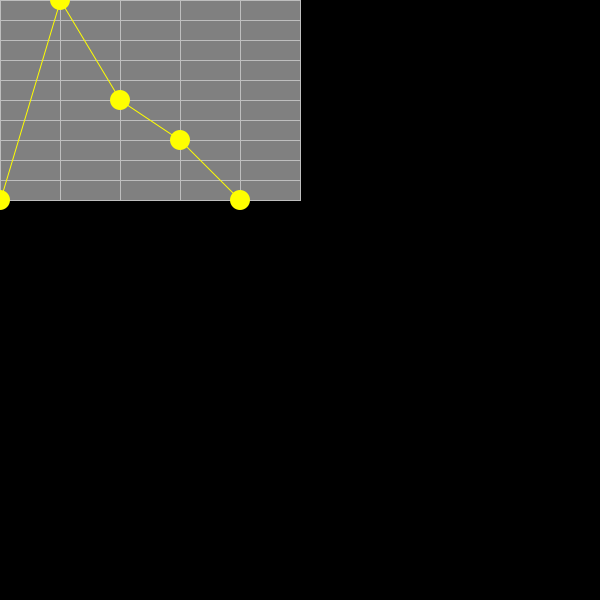
Frame 1 (no input)
Frame 60 (the mouse pressed at the canvas centre just before this capture): identical to frame 1, image omitted
Frame 120 (the mouse held since frame 60 and released just before this capture): identical to frame 1, image omitted

The Processing sketch that drew this single still picture (run headless with seeded random() and noise(); from frame 60 on, the mouse is pressed at the canvas centre):

// Processing sketch: EnvelopeShaperNew
// ── EnvelopeShaperNew.pde
Ball[] balls = new Ball[10];
EnvShaper sup;
void setup(){
  size(600,600);
  sup = new EnvShaper(5,0,0,300,200, 20);
  for(int i = 0; i<10; i++){
  balls[i] = new Ball(i*width/10, height/2, 30);
  }
}


void draw(){
  background(0);
  //for(int i = 0; i< balls.length; i++){
  
  
  //if(i<balls.length-1){
  //  line(balls[i].x, balls[i].y, balls[i+1].x, balls[i+1].y);
    
  //}
  //balls[i].disp(5, -1);
  //}
  sup.disp();
  
}
// ── Ball.pde
class Ball{
  
  float x,y,diam;
  
  Ball(float _x, float _y, float _diam){
    x = _x;
    y = _y;
    diam = _diam;
  }
  
  void disp(float offset, int i, EnvShaper s){
   // printArray(s.selected);
    if(isOver(mouseX, mouseY, offset) && mousePressed && checkOtherSelected(s, i)==false){
      
      s.selected[i] =true;
      
     x = mouseX;
     y = mouseY;
     //boundary check
     if(mouseX > s.w) x = s.w;
     if(mouseX < 0) x =0;
     if(mouseY > s.h) y = s.h;
     if(mouseY < 0) y = 0;
     //println(i);
     if(i != -1){
       if(i!=0){
         if(x - s.vertices[i-1].x <= 1) x = s.vertices[i-1].x+1;
         
       }
      if(i< s.vertices.length-1){
       if(s.vertices[i+1].x - x <= 1) x = s.vertices[i+1].x-1;
      }
     }
     fill(255);
     
    }else{
      fill(255,255,0);
      s.selected[i] = false;
    }
   
    ellipse(x,y,diam,diam);
  }
  
  boolean isOver(float mx, float my, float _offset){
   if (mx > x-diam/2-_offset &&
       mx < x+diam/2+_offset &&
       my > y-diam/2-_offset &&
       my < y+diam/2+_offset)
       {
         return true;
       }else{
         return false;
       }
  }
       
  boolean checkOtherSelected(EnvShaper _s, int _i){
    //if this one is selected no other can be so return false
    if(_s.selected[_i]){
      return false;
    }
    else{
      //check all balls return true if any selected
      for (int j = 0; j < _s.selected.length; j++){
          if(_s.selected[j]) return true;
      }
    //if none are selected return false
    return false;
    }
  }
  
}
  
  
    
// ── SuperClass.pde
class EnvShaper{
  
  Ball[] vertices;
  float x,y,w,h, vDiam;
  int vNum;
  FloatList envDefaults;
  float tSecs = 5;
  float maxSecs = 15;
  float res = 0.5;
  boolean[] selected;
  int selectedIndex;
  float offset = 5;
 
  EnvShaper(int _vNum, float _x, float _y, float _w, float _h, float _vDiam){
    //how much time for default? 5Sec
    envDefaults = new FloatList();
    switch(_vNum){
      case 5: 
        envDefaults.append(0.0);  //start
        envDefaults.append(1.0);  //attack
        envDefaults.append(0.5);  //decay
        envDefaults.append(0.3);  //sustain
        envDefaults.append(0.0);  //release
        break;
      case 4:
        envDefaults.append(0.0);  //start
        envDefaults.append(1.0);  //attack
        envDefaults.append(0.5);  //decay
        envDefaults.append(0.0);  //release
        break;
      case 3:
        envDefaults.append(0.0);  //start
        envDefaults.append(1.0);  //attack
        envDefaults.append(0.0);  //decay
        break;
      default:
      envDefaults.append(0.0);
        println("ERROR: too few envelope points");
        break;
    }

    x = _x;
    y = _y;
    w = _w;
    h = _h;
    vNum = _vNum;
    vDiam = _vDiam;
    vertices = new Ball[vNum];
    selected = new boolean[vNum];
    float defaultSubs = w/vertices.length;
    for(int i = 0; i< vertices.length; i++){
      vertices[i] = new Ball(i*defaultSubs,h-(envDefaults.get(i)*h),vDiam);
      selected[i] = false;
    }
  }
  
  void disp(){
    color fillc = color(128);
    color strokec = color(190);
   fill(fillc);
   stroke(strokec);
   strokeWeight(1);
   rect(x,y,w,h);
   updateTsecs();
    for(int i=int(w); i>=0; i-=w/tSecs){
      for(int j=0; j <=h; j+=h/10){
        line(i,j,i,h);
        line(0,j,w,j);
      }
    }
    strokec = color(255,255,0);
    stroke(strokec);
    for(int i = 0; i<vertices.length; i++){
      if(i<vertices.length-1){
      line(vertices[i].x, vertices[i].y, vertices[i+1].x, vertices[i+1].y);
    
  }
    
      noStroke();
      vertices[i].disp(offset, i, this);
      stroke(strokec);
  }
  
  }
  
  void updateTsecs(){
    if(vertices[vertices.length-1].x == w){
      for(int i = 0; i < vertices.length; i++){
        vertices[i].x = map(vertices[i].x/tSecs, 0, w/tSecs, 0, w/(tSecs+1))*(tSecs);
      }
      tSecs++;
      if(tSecs >= maxSecs) tSecs = maxSecs;
    }
    if(vertices[vertices.length-1].x < ((tSecs-1)*w/tSecs-offset)){
      for(int i = 0; i < vertices.length; i++){
        vertices[i].x = map(vertices[i].x/tSecs, 0, w/tSecs, 0, w/(tSecs-1))*(tSecs);
      }
      tSecs--;
      if(tSecs < 1) tSecs = 1;
    }
  }
}
